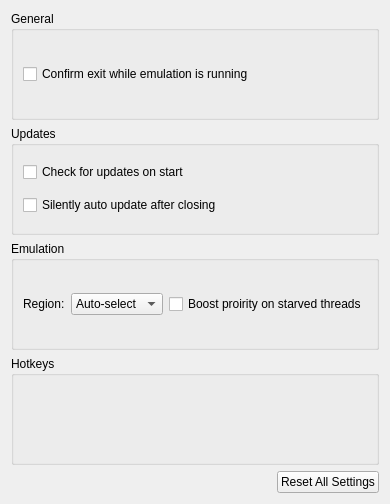
<?xml version="1.0" encoding="UTF-8"?>
<ui version="4.0">
 <class>ConfigureGeneral</class>
 <widget class="QWidget" name="ConfigureGeneral">
  <property name="geometry">
   <rect>
    <x>0</x>
    <y>0</y>
    <width>345</width>
    <height>504</height>
   </rect>
  </property>
  <property name="windowTitle">
   <string>Form</string>
  </property>
  <layout class="QHBoxLayout" name="horizontalLayout">
   <item>
    <layout class="QVBoxLayout" name="verticalLayout">
     <item>
      <widget class="QGroupBox" name="groupBox">
       <property name="title">
        <string>General</string>
       </property>
       <layout class="QHBoxLayout" name="horizontalLayout_3">
        <item>
         <layout class="QVBoxLayout" name="verticalLayout_2">
          <item>
           <widget class="QCheckBox" name="toggle_check_exit">
            <property name="text">
             <string>Confirm exit while emulation is running</string>
            </property>
           </widget>
          </item>
         </layout>
        </item>
       </layout>
      </widget>
     </item>
     <item>
      <widget class="QGroupBox" name="updateBox">
       <property name="title">
        <string>Updates</string>
       </property>
       <layout class="QHBoxLayout" name="horizontalLayout_update">
        <item>
         <layout class="QVBoxLayout" name="verticalLayout_update">
          <item>
           <widget class="QCheckBox" name="toggle_update_check">
            <property name="text">
             <string>Check for updates on start</string>
            </property>
           </widget>
          </item>
          <item>
           <widget class="QCheckBox" name="toggle_auto_update">
            <property name="text">
             <string>Silently auto update after closing</string>
            </property>
           </widget>
          </item>
         </layout>
        </item>
       </layout>
      </widget>
     </item>
     <item>
      <widget class="QGroupBox" name="groupBox_4">
       <property name="title">
        <string>Emulation</string>
       </property>
       <layout class="QHBoxLayout" name="horizontalLayout_5">
        <item>
         <layout class="QVBoxLayout" name="verticalLayout_6">
          <item>
           <layout class="QHBoxLayout" name="horizontalLayout_6">
            <item>
             <widget class="QLabel" name="label">
              <property name="text">
               <string>Region:</string>
              </property>
             </widget>
            </item>
            <item>
             <widget class="QComboBox" name="region_combobox">
              <item>
               <property name="text">
                <string>Auto-select</string>
               </property>
              </item>
              <item>
               <property name="text">
                <string notr="true">JPN</string>
               </property>
              </item>
              <item>
               <property name="text">
                <string notr="true">USA</string>
               </property>
              </item>
              <item>
               <property name="text">
                <string notr="true">EUR</string>
               </property>
              </item>
              <item>
               <property name="text">
                <string notr="true">AUS</string>
               </property>
              </item>
              <item>
               <property name="text">
                <string notr="true">CHN</string>
               </property>
              </item>
              <item>
               <property name="text">
                <string notr="true">KOR</string>
               </property>
              </item>
              <item>
               <property name="text">
                <string notr="true">TWN</string>
               </property>
              </item>
             </widget>
            </item>
           </layout>
          </item>
         </layout>
        </item>
         <item>
           <widget class="QCheckBox" name="toggle_use_priority_boost">
             <property name="text">
               <string>Boost proirity on starved threads</string>
             </property>
           </widget>
         </item>
       </layout>
      </widget>
     </item>
     <item>
      <widget class="QGroupBox" name="groupBox_3">
       <property name="title">
        <string>Hotkeys</string>
       </property>
       <layout class="QHBoxLayout" name="horizontalLayout_4">
        <item>
         <layout class="QVBoxLayout" name="verticalLayout_4">
          <item>
           <widget class="GHotkeysDialog" name="hotkeysDialog" native="true"/>
          </item>
         </layout>
        </item>
       </layout>
      </widget>
     </item>
     <item alignment="Qt::AlignRight">
      <widget class="QPushButton" name="button_reset_defaults">
       <property name="text">
        <string>Reset All Settings</string>
       </property>
      </widget>
     </item>
    </layout>
   </item>
  </layout>
 </widget>
 <customwidgets>
  <customwidget>
   <class>GHotkeysDialog</class>
   <extends>QWidget</extends>
   <header>hotkeys.h</header>
   <container>1</container>
  </customwidget>
 </customwidgets>
 <resources/>
 <connections/>
</ui>
